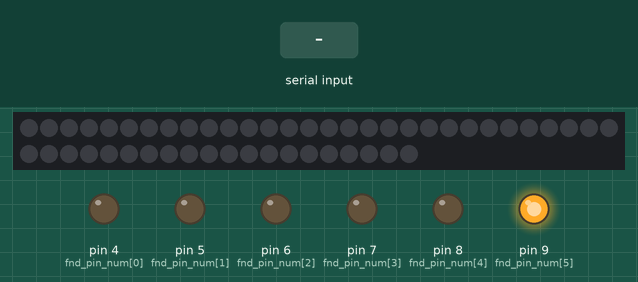
Recording of a sketch running on a simulated Arduino Uno, built with avr-gcc and run on an emulated ATmega328P. Shown: 50 RGB LEDs in strip order, left to right, continuing on the next row, output pins drawn as LEDs (lit = HIGH). The test bench sets the inputs (shaded band). What the sketch prints to the serial monitor is not drawn.

Above: at 1.2 s.
1.3 s: "L" received over the second serial link
At 2.5 s:
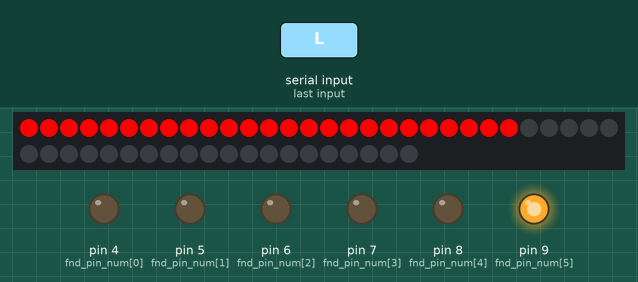
2.8 s: "E" received over the second serial link
At 4.2 s:
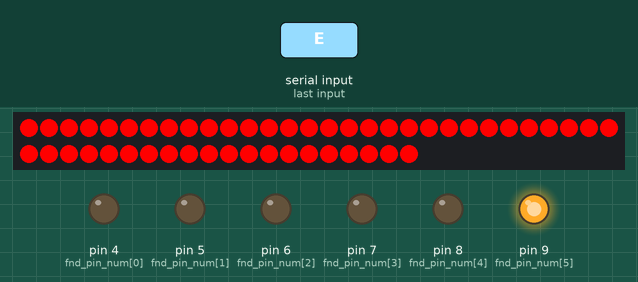
4.6 s: "F" received over the second serial link
At 5.9 s:
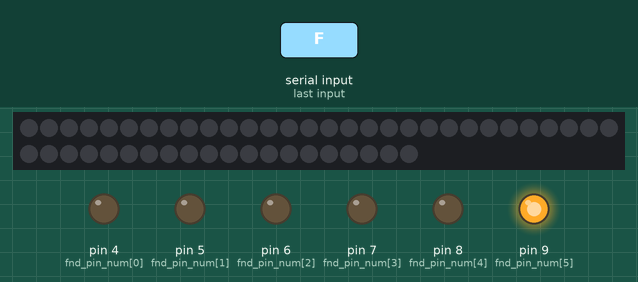
Timing chart, 0 to 7.6 s (numbered marks = the images above; inputs shaded):
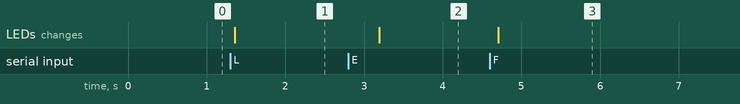

Measured:
- after the input at 1.3 s, the LEDs: change after 0.05 s (image 1)
- after the input at 2.8 s, the LEDs: change after 0.39 s (image 2)
- after the input at 4.6 s, the LEDs: change after 0.11 s (image 3)

The sketch:

helmet_ver3_alarm_.ino
```cpp
#include <SoftwareSerial.h>
#include <Adafruit_NeoPixel.h>

#define PIN 11
#define LEDNUM 50

//부저 변수
const int BUZZER_PIN = 12;

const int C = 262;    //도
const int D = 294;    //레
const int E = 330;    //미
const int F = 349;    //파
const int G = 392;    //솔
const int A = 440;    //라
const int B = 493;    //시

typedef struct  {
  int tone;
  unsigned long delay;
} TAD; //Tone And Delay

//학교종이 땡땡땡
TAD music[] =
{
  {G, 100}, {G, 100}, {A, 100}, {A, 100}, {G, 100}, {G, 100}, {E, 200},
  {G, 100}, {G, 100}, {E, 100}, {E, 100}, {D, 200}, {G, 100}, {G, 100},
  {A, 100}, {A, 100}, {G, 100}, {G, 100}, {E, 200}, {G, 100}, {E, 100},
  {D, 100}, {E, 100}, {C, 200}
};

int musicLen;


//배터리 세그먼트 변수
int fnd_pin_num[] = {4, 5, 6, 7, 8, 9}; // 배터리 세그먼트 핀번호
int battery_segment[6][6] = { // 배터리 세그먼트 입력 배열
  {1, 1, 1, 1, 1, 0},
  {0, 1, 1, 1, 1, 1},
  {0, 0, 1, 1, 1, 1},
  {0, 0, 0, 1, 1, 1},
  {0, 0, 0, 0, 1, 1},
  {0, 0, 0, 0, 0, 1},
};


//네오픽셀을 사용하기 위해 객체 하나를 생성한다.
//첫번째 인자값은 네오픽셀의 LED의 개수
//두번째 인자값은 네오픽셀이 연결된 아두이노의 핀번호
//세번째 인자값은 네오픽셀의 타입에 따라 바뀌는 flag
Adafruit_NeoPixel strip = Adafruit_NeoPixel(LEDNUM, PIN, NEO_GRB + NEO_KHZ800);


SoftwareSerial btSerial(2, 3); //Tx = 2, Rx = 3
const int ledPin = 13;
char input;
char temp;
char E_temp;

String myString = "";//받는 문자열

const long interval = 3000; // 3초로 설정


int result = 0;
float vout = 0.0;
float vin = 0.0;
//float R1 = 100000.0; // resistance of R1 (100K) -see text!
//float R2 = 10000.0; // resistance of R2 (10K) - see text!
int volt_value = 0;


long readVcc() {
  // Read 1.1V reference against AVcc
  // set the reference to Vcc and the measurement to the internal 1.1V reference
#if defined(__AVR_ATmega32U4__) || defined(__AVR_ATmega1280__) || defined(__AVR_ATmega2560__)
  ADMUX = _BV(REFS0) | _BV(MUX4) | _BV(MUX3) | _BV(MUX2) | _BV(MUX1);
#elif defined (__AVR_ATtiny24__) || defined(__AVR_ATtiny44__) || defined(__AVR_ATtiny84__)
  ADMUX = _BV(MUX5) | _BV(MUX0);
#elif defined (__AVR_ATtiny25__) || defined(__AVR_ATtiny45__) || defined(__AVR_ATtiny85__)
  ADMUX = _BV(MUX3) | _BV(MUX2);
#else
  ADMUX = _BV(REFS0) | _BV(MUX3) | _BV(MUX2) | _BV(MUX1);
#endif

  delay(2); // Wait for Vref to settle
  ADCSRA |= _BV(ADSC); // Start conversion
  while (bit_is_set(ADCSRA, ADSC)); // measuring

  uint8_t low  = ADCL; // must read ADCL first - it then locks ADCH
  uint8_t high = ADCH; // unlocks both

  long result = (high << 8) | low;

  result = 1125300L / result; // Calculate Vcc (in mV); 1125300 = 1.1*1023*1000
  return result; // Vcc in millivolts
}

void loop() {

  if (btSerial.available()) { //버튼에 장착된 블루투스에서 넘어온 값이 있다면
    input = btSerial.read();

read :
    //왼쪽깜빡이
    if (input == 'L') {
      for (int x = 0; x < 50 ; x++) { //50번 깜빡임
        temp = btSerial.read();//현재 들어오는 버튼의 값 저장
        if (temp == 'E' || temp == 'R' || temp == 'F') { //다른 버튼인지 check
          input = temp;
          goto read;//다른 버튼이면 다시 조건문으로
        }

        for (uint16_t i = 0; i < 25; i++) {
          strip.setPixelColor(i, strip.Color(255, 0, 0));
          strip.show();
        }
        delay(250);
        for (uint16_t i = 0; i < 25; i++) {
          strip.setPixelColor(i, 0);
          strip.show();
        }
      }
      colorWipe(strip.Color(0, 0, 0), 50);
    }

    //오른쪽 깜빡이
    if (input == 'R') {
      for ( int x = 0 ; x < 50; x++) {
        temp = btSerial.read();
        if (temp == 'L' || temp == 'E' || temp == 'F') {
          input = temp;
          goto read;
        }
        for (uint16_t i = strip.numPixels() - 1; i >= 25; i--) {
          strip.setPixelColor(i, strip.Color(255, 0, 0));
          strip.show();
        }
        delay(250);
        for (uint16_t i = strip.numPixels() - 1; i >= 25; i--) {
          strip.setPixelColor(i, 0);
          strip.show();
        }
      }
      colorWipe(strip.Color(0, 0, 0), 50);
    }

    //비상등 켯을 때
    if (input == 'E') {
      for (uint16_t i = 0; i < strip.numPixels(); i++) {
        strip.setPixelColor(i, strip.Color(255, 0, 0));
        strip.show();
      }
    }

    //비상등 껐을 때
    if (input == 'S') {
      for (uint16_t i = 0; i < strip.numPixels(); i++) {
        strip.setPixelColor(i, 0);
        strip.show();
      }
    }

    //회전종료
    if (input == 'F') {
      for (uint16_t i = 0; i < strip.numPixels(); i++) {
        strip.setPixelColor(i, 0);
        strip.show();
      }
    }
  }


}

//배터리 표시 함수
void battery() {
  readVcc(); // 전압
  vin = readVcc();//두번째 체크

  if (5000 < vin) { // 5V 이상
    volt_value = 6;
  }
  else if (4700 < vin && vin <= 5000) {//4.7V~5V
    volt_value = 5;
  }
  else if (4500 < vin && vin <= 4700) { //4.5V~4.7V
    volt_value = 4;
  }
  else if (4000 < vin && vin <= 4500) { //4V~4.5V
    volt_value = 3;
  }
  else if (3500 < vin && vin <= 4000) { // 3.5V~4V
    volt_value = 2;
  }
  else if ( vin <= 3500) { //3.5V이하
    volt_value = 1;
  }


  for ( int fnd_pin = 0; fnd_pin < 6; fnd_pin++) {
    digitalWrite(fnd_pin_num[fnd_pin], battery_segment[volt_value - 1][fnd_pin]); //세그먼트 표시
  }

  Serial.println(volt_value);


  //4V 이하
  if (volt_value <= 2) {
    pinMode(BUZZER_PIN, OUTPUT);
    musicLen = sizeof(music) / sizeof(TAD);

    for (int i = 0; i < musicLen; i++) {
      tone(BUZZER_PIN, music[i].tone);
      delay(music[i].delay * 5);

      noTone(BUZZER_PIN);
      delay(30);
    }
    noTone(BUZZER_PIN);
    delay(1000);
  }
}


//전체 조명 끄는 함수
void colorWipe(uint32_t c, uint8_t wait) {

  for (uint16_t i = 0; i < strip.numPixels(); i++) {
    strip.setPixelColor(i, c);
    strip.show();
  }
  for (uint16_t i = 0; i < strip.numPixels(); i++) {
    strip.setPixelColor(i, 0);
    strip.show();
  }
}

void setup() {


  Serial.begin(9600);

  strip.begin(); //네오픽셀을 초기화하기 위해 모든LED를 off시킨다
  strip.show();

  while (!Serial) {
    ; //시리얼 통신이 연결되어 있지 않다면 코드 실행을 멈추고 무한 반복.
  }
  //블루투스와 아두이노 통신속도 설정
  btSerial.begin(9600);

  //배터리 세그먼트 on
  for (int i = 4; i < 10; i++) {
    pinMode(i, OUTPUT);
  }

  battery();

}
```
